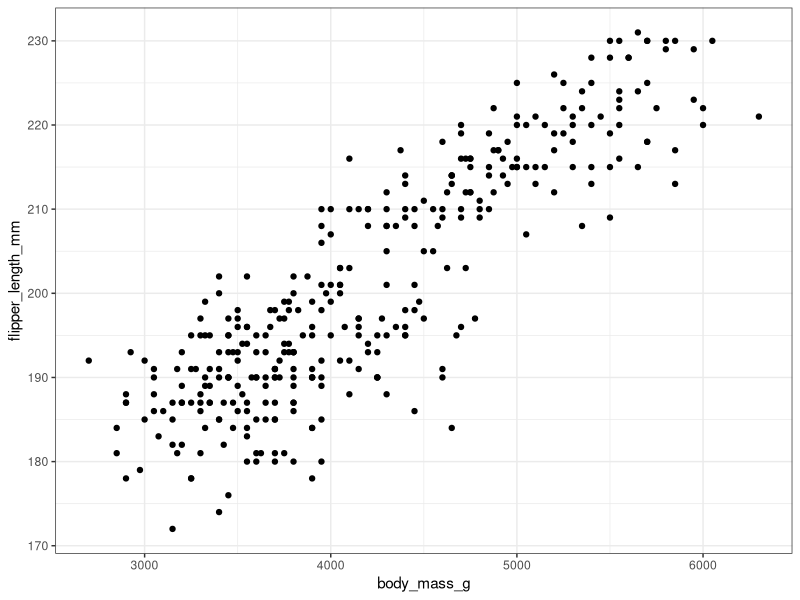
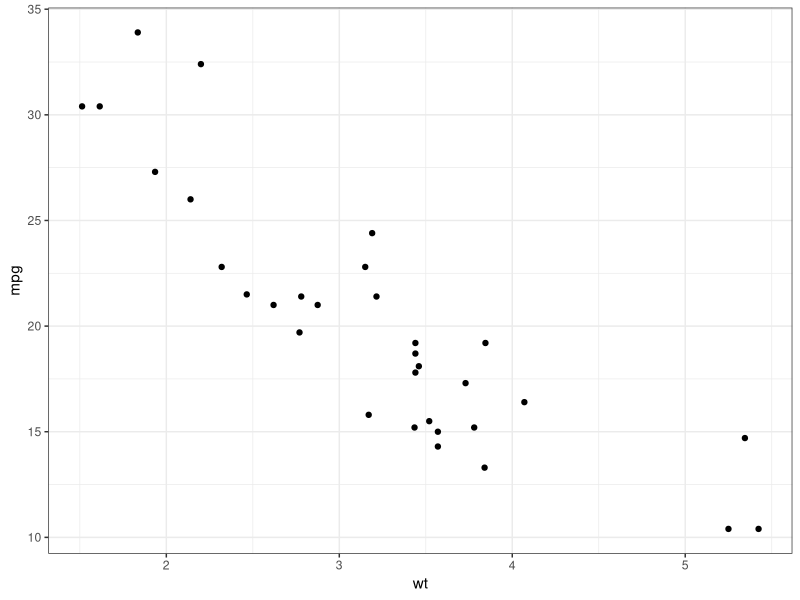

The R source for these figures, in order:
## ---- chunk 1
library(tidyverse)
library(palmerpenguins)
## ---- chunk 2
theme_set(
  theme_bw()
)
## ---- chunk 3
penguins %>% 
  ggplot(aes(body_mass_g, flipper_length_mm)) +
  geom_point()
## ---- chunk 4
my_mapping <- aes(x = wt, y = mpg)
my_mapping
## ---- chunk 5
class(my_mapping)
## ---- chunk 6
str(my_mapping)
## ---- chunk 7
aes(!!!my_mapping)
## ---- chunk 8
my_other_mapping <- aes(color = am)
## ---- chunk 9
aes(!!!my_mapping, !!!my_other_mapping)
## ---- chunk 10
mtcars %>% ggplot(aes(!!!my_mapping)) + geom_point()
## ---- chunk 11
my_other_mapping <- aes(colour = qux)
aes(!!!my_mapping, !!!my_other_mapping) 
